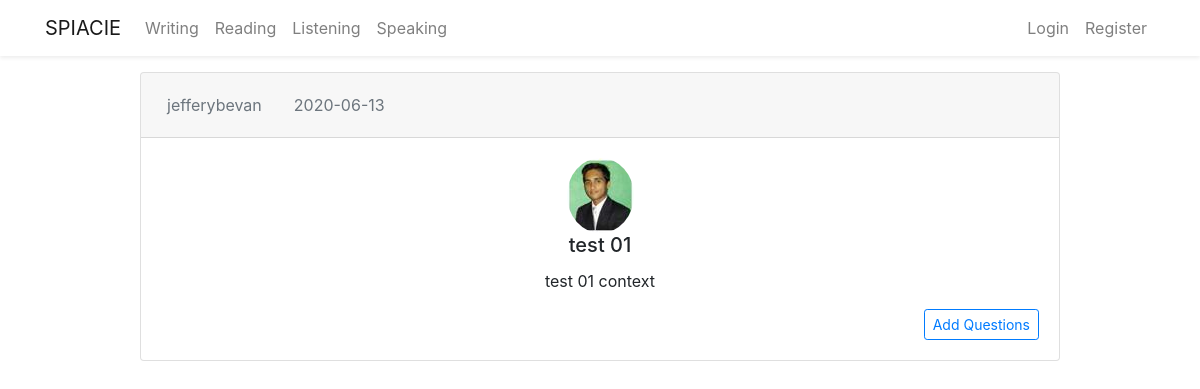
/post/1, run on an earlier commit of the app's database.
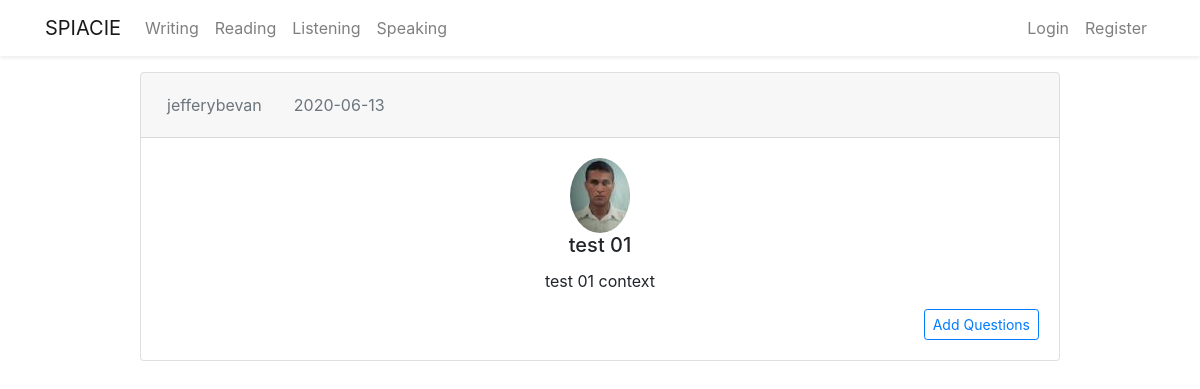
And on a later commit of the database.
### flaskblog/models.py (models this page shows, shortened)
class User(db.Model,  UserMixin):
    id = db.Column(db.Integer, primary_key=True)
    firstname = db.Column(db.String(20), nullable=False)
    lastname = db.Column(db.String(20), nullable=False)
    username = db.Column(db.String(20), unique=True, nullable=False)
    email = db.Column(db.String(20), unique=True, nullable=False)
    password = db.Column(db.String(20), nullable=False)
    image_file = db.Column(db.String(20), nullable=False,
                           default='default.jpg')
    post = db.relationship('Post', backref='author', lazy=True)
    questionpaper = db.relationship(
        'Questionpaper', backref='creator', lazy=True)
    writingpaper = db.relationship(
        'Writingpaper', backref='wcreator', lazy=True)
    writinganswer = db.relationship(
        'Writingpaperanswer', backref='wcandidate', lazy=True)

### flaskblog/posts/routes.py (the view)
@posts.route("/post/<int:post_id>")
def post(post_id):
    post = Post.query.get_or_404(post_id)
    return render_template('post.html', title=post.title, post=post)

### flaskblog/templates/post.html (shortened to what this page needs)
{% extends 'layout.html' %} {% block content %}
<div class="row justify-content-center mt-3">
  <div class="col-md-10">
    <div class="card text-center">
      <div class="card-header">
        <ul class="nav nav-pills card-header-pills">
          <li class="nav-item">
            <a class="nav-link disabled" href="#">{{ post.author.username }}</a>
          </li>
          <li class="nav-item">
            <a class="nav-link disabled" href="#"
              >{{ post.date_posted.strftime('%Y-%m-%d') }}</a
            >
          </li>
        </ul>
      </div>
      <div class="card-body">
        <img
          class="rounded-circle article-img"
          src="{{ url_for('static', filename='profile_pics/' + post.author.image_file) }}"
        />
        <h5 class="card-title">{{ post.title }}</h5>
        <p class="card-text">
          {{ post.content }}
        </p>
        <div class="text-right">
            <button type="button" class="btn btn-outline-primary btn-sm">Add Questions
            </button>
        </div>
      </div>
      </div>
    </div>
  </div>
</div>
{% endblock content %}

What changed in the data, as far as the page shows it:
changed User "jefferybevan": image_file: a different picture
